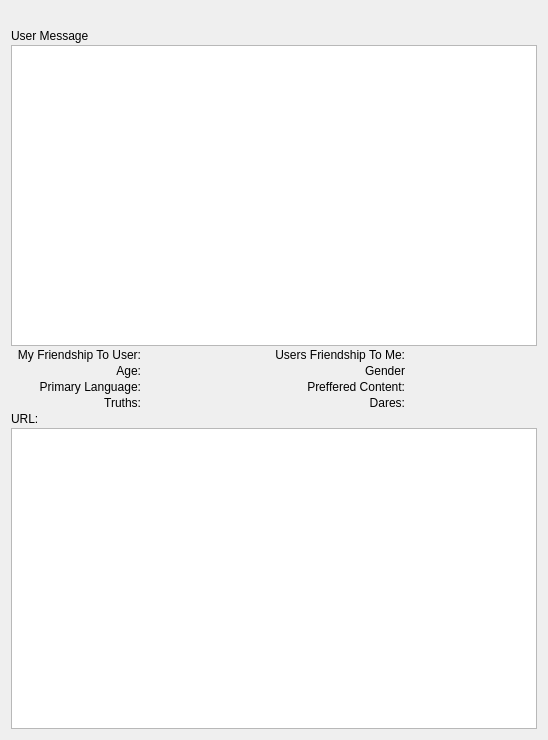
<?xml version="1.0" encoding="UTF-8"?>
<ui version="4.0">
 <class>AppletAboutUserUi</class>
 <widget class="QWidget" name="AppletAboutUserUi">
  <property name="modal" stdset="0">
   <bool>false</bool>
  </property>
  <property name="windowModality">
   <enum>Qt::WindowModality::ApplicationModal</enum>
  </property>
  <property name="geometry">
   <rect>
    <x>0</x>
    <y>0</y>
    <width>548</width>
    <height>740</height>
   </rect>
  </property>
  <property name="sizePolicy">
   <sizepolicy hsizetype="Expanding" vsizetype="Preferred">
    <horstretch>0</horstretch>
    <verstretch>0</verstretch>
   </sizepolicy>
  </property>
  <property name="windowTitle">
   <string>Edit Storyboard</string>
  </property>
  <property name="windowOpacity">
   <double>1.000000000000000</double>
  </property>
  <property name="toolTip">
   <string/>
  </property>
  <property name="sizeGripEnabled" stdset="0">
   <bool>true</bool>
  </property>
  <layout class="QVBoxLayout" name="verticalLayout">
   <property name="spacing">
    <number>2</number>
   </property>
   <item>
    <widget class="IdentOfferWidget" name="m_IdentWidget" native="true">
     <property name="sizePolicy">
      <sizepolicy hsizetype="Expanding" vsizetype="Preferred">
       <horstretch>0</horstretch>
       <verstretch>0</verstretch>
      </sizepolicy>
     </property>
    </widget>
   </item>
   <item>
    <widget class="QLabel" name="m_StatusLabel">
     <property name="sizePolicy">
      <sizepolicy hsizetype="Expanding" vsizetype="Preferred">
       <horstretch>0</horstretch>
       <verstretch>0</verstretch>
      </sizepolicy>
     </property>
     <property name="text">
      <string notr="true"/>
     </property>
    </widget>
   </item>
   <item>
    <widget class="QLabel" name="m_UserMsgLabel">
     <property name="text">
      <string>User Message</string>
     </property>
    </widget>
   </item>
   <item>
    <widget class="QPlainTextEdit" name="m_UserMsgTextEdit"/>
   </item>
   <item>
    <layout class="QHBoxLayout" name="horizontalLayout_4">
     <item>
      <widget class="QLabel" name="m_MyFirendshipLabel">
       <property name="sizePolicy">
        <sizepolicy hsizetype="Expanding" vsizetype="Preferred">
         <horstretch>0</horstretch>
         <verstretch>0</verstretch>
        </sizepolicy>
       </property>
       <property name="text">
        <string>My Friendship To User:</string>
       </property>
       <property name="alignment">
        <set>Qt::AlignmentFlag::AlignRight|Qt::AlignmentFlag::AlignTrailing|Qt::AlignmentFlag::AlignVCenter</set>
       </property>
      </widget>
     </item>
     <item>
      <widget class="QLabel" name="m_MyFriendship">
       <property name="sizePolicy">
        <sizepolicy hsizetype="Expanding" vsizetype="Preferred">
         <horstretch>0</horstretch>
         <verstretch>0</verstretch>
        </sizepolicy>
       </property>
       <property name="text">
        <string notr="true"/>
       </property>
      </widget>
     </item>
     <item>
      <widget class="QLabel" name="m_UsersFriendshipLabel">
       <property name="sizePolicy">
        <sizepolicy hsizetype="Expanding" vsizetype="Preferred">
         <horstretch>0</horstretch>
         <verstretch>0</verstretch>
        </sizepolicy>
       </property>
       <property name="minimumSize">
        <size>
         <width>6</width>
         <height>0</height>
        </size>
       </property>
       <property name="text">
        <string>Users Friendship To Me:</string>
       </property>
       <property name="alignment">
        <set>Qt::AlignmentFlag::AlignRight|Qt::AlignmentFlag::AlignTrailing|Qt::AlignmentFlag::AlignVCenter</set>
       </property>
      </widget>
     </item>
     <item>
      <widget class="QLabel" name="m_UsersFrienshipText">
       <property name="sizePolicy">
        <sizepolicy hsizetype="Expanding" vsizetype="Preferred">
         <horstretch>0</horstretch>
         <verstretch>0</verstretch>
        </sizepolicy>
       </property>
       <property name="text">
        <string notr="true"/>
       </property>
      </widget>
     </item>
    </layout>
   </item>
   <item>
    <layout class="QHBoxLayout" name="horizontalLayout">
     <item>
      <widget class="QLabel" name="m_AgeLabel">
       <property name="sizePolicy">
        <sizepolicy hsizetype="Expanding" vsizetype="Preferred">
         <horstretch>0</horstretch>
         <verstretch>0</verstretch>
        </sizepolicy>
       </property>
       <property name="text">
        <string>Age:</string>
       </property>
       <property name="alignment">
        <set>Qt::AlignmentFlag::AlignRight|Qt::AlignmentFlag::AlignTrailing|Qt::AlignmentFlag::AlignVCenter</set>
       </property>
      </widget>
     </item>
     <item>
      <widget class="QLabel" name="m_AgeText">
       <property name="sizePolicy">
        <sizepolicy hsizetype="Expanding" vsizetype="Preferred">
         <horstretch>0</horstretch>
         <verstretch>0</verstretch>
        </sizepolicy>
       </property>
       <property name="text">
        <string notr="true"/>
       </property>
      </widget>
     </item>
     <item>
      <widget class="QLabel" name="m_GenderLabel">
       <property name="sizePolicy">
        <sizepolicy hsizetype="Expanding" vsizetype="Preferred">
         <horstretch>0</horstretch>
         <verstretch>0</verstretch>
        </sizepolicy>
       </property>
       <property name="text">
        <string>Gender</string>
       </property>
       <property name="alignment">
        <set>Qt::AlignmentFlag::AlignRight|Qt::AlignmentFlag::AlignTrailing|Qt::AlignmentFlag::AlignVCenter</set>
       </property>
      </widget>
     </item>
     <item>
      <widget class="QLabel" name="m_GenderText">
       <property name="sizePolicy">
        <sizepolicy hsizetype="Expanding" vsizetype="Preferred">
         <horstretch>0</horstretch>
         <verstretch>0</verstretch>
        </sizepolicy>
       </property>
       <property name="text">
        <string notr="true"/>
       </property>
      </widget>
     </item>
    </layout>
   </item>
   <item>
    <layout class="QHBoxLayout" name="horizontalLayout_2">
     <item>
      <widget class="QLabel" name="m_LanguageLabel">
       <property name="sizePolicy">
        <sizepolicy hsizetype="Expanding" vsizetype="Preferred">
         <horstretch>0</horstretch>
         <verstretch>0</verstretch>
        </sizepolicy>
       </property>
       <property name="text">
        <string>Primary Language:</string>
       </property>
       <property name="alignment">
        <set>Qt::AlignmentFlag::AlignRight|Qt::AlignmentFlag::AlignTrailing|Qt::AlignmentFlag::AlignVCenter</set>
       </property>
      </widget>
     </item>
     <item>
      <widget class="QLabel" name="m_LanguageText">
       <property name="sizePolicy">
        <sizepolicy hsizetype="Expanding" vsizetype="Preferred">
         <horstretch>0</horstretch>
         <verstretch>0</verstretch>
        </sizepolicy>
       </property>
       <property name="text">
        <string notr="true"/>
       </property>
      </widget>
     </item>
     <item>
      <widget class="QLabel" name="m_ContentLabel">
       <property name="sizePolicy">
        <sizepolicy hsizetype="Expanding" vsizetype="Preferred">
         <horstretch>0</horstretch>
         <verstretch>0</verstretch>
        </sizepolicy>
       </property>
       <property name="text">
        <string>Preffered Content:</string>
       </property>
       <property name="alignment">
        <set>Qt::AlignmentFlag::AlignRight|Qt::AlignmentFlag::AlignTrailing|Qt::AlignmentFlag::AlignVCenter</set>
       </property>
      </widget>
     </item>
     <item>
      <widget class="QLabel" name="m_ContentText">
       <property name="sizePolicy">
        <sizepolicy hsizetype="Expanding" vsizetype="Preferred">
         <horstretch>0</horstretch>
         <verstretch>0</verstretch>
        </sizepolicy>
       </property>
       <property name="text">
        <string notr="true"/>
       </property>
      </widget>
     </item>
    </layout>
   </item>
   <item>
    <layout class="QHBoxLayout" name="horizontalLayout_3">
     <item>
      <widget class="QLabel" name="m_TruthsLabel">
       <property name="sizePolicy">
        <sizepolicy hsizetype="Expanding" vsizetype="Preferred">
         <horstretch>0</horstretch>
         <verstretch>0</verstretch>
        </sizepolicy>
       </property>
       <property name="text">
        <string>Truths:</string>
       </property>
       <property name="alignment">
        <set>Qt::AlignmentFlag::AlignRight|Qt::AlignmentFlag::AlignTrailing|Qt::AlignmentFlag::AlignVCenter</set>
       </property>
      </widget>
     </item>
     <item>
      <widget class="QLabel" name="m_TruthsText">
       <property name="sizePolicy">
        <sizepolicy hsizetype="Expanding" vsizetype="Preferred">
         <horstretch>0</horstretch>
         <verstretch>0</verstretch>
        </sizepolicy>
       </property>
       <property name="text">
        <string notr="true"/>
       </property>
      </widget>
     </item>
     <item>
      <widget class="QLabel" name="m_DaresLabel">
       <property name="sizePolicy">
        <sizepolicy hsizetype="Expanding" vsizetype="Preferred">
         <horstretch>0</horstretch>
         <verstretch>0</verstretch>
        </sizepolicy>
       </property>
       <property name="text">
        <string>Dares:</string>
       </property>
       <property name="alignment">
        <set>Qt::AlignmentFlag::AlignRight|Qt::AlignmentFlag::AlignTrailing|Qt::AlignmentFlag::AlignVCenter</set>
       </property>
      </widget>
     </item>
     <item>
      <widget class="QLabel" name="m_DaresText">
       <property name="sizePolicy">
        <sizepolicy hsizetype="Expanding" vsizetype="Preferred">
         <horstretch>0</horstretch>
         <verstretch>0</verstretch>
        </sizepolicy>
       </property>
       <property name="text">
        <string notr="true"/>
       </property>
      </widget>
     </item>
    </layout>
   </item>
   <item>
    <layout class="QHBoxLayout" name="horizontalLayout_5">
     <item>
      <widget class="QLabel" name="m_UrlLabel">
       <property name="text">
        <string>URL:</string>
       </property>
      </widget>
     </item>
     <item>
      <widget class="QLabel" name="m_UrlText">
       <property name="sizePolicy">
        <sizepolicy hsizetype="Expanding" vsizetype="Preferred">
         <horstretch>0</horstretch>
         <verstretch>0</verstretch>
        </sizepolicy>
       </property>
       <property name="text">
        <string notr="true"/>
       </property>
       <property name="wordWrap">
        <bool>true</bool>
       </property>
      </widget>
     </item>
    </layout>
   </item>
   <item>
    <widget class="QPlainTextEdit" name="m_InfoPlainTextEdit"/>
   </item>
  </layout>
 </widget>
 <customwidgets>
  <customwidget>
   <class>IdentOfferWidget</class>
   <extends>QWidget</extends>
   <header>IdentOfferWidget.h</header>
   <container>1</container>
  </customwidget>
 </customwidgets>
 <resources/>
 <connections/>
</ui>
